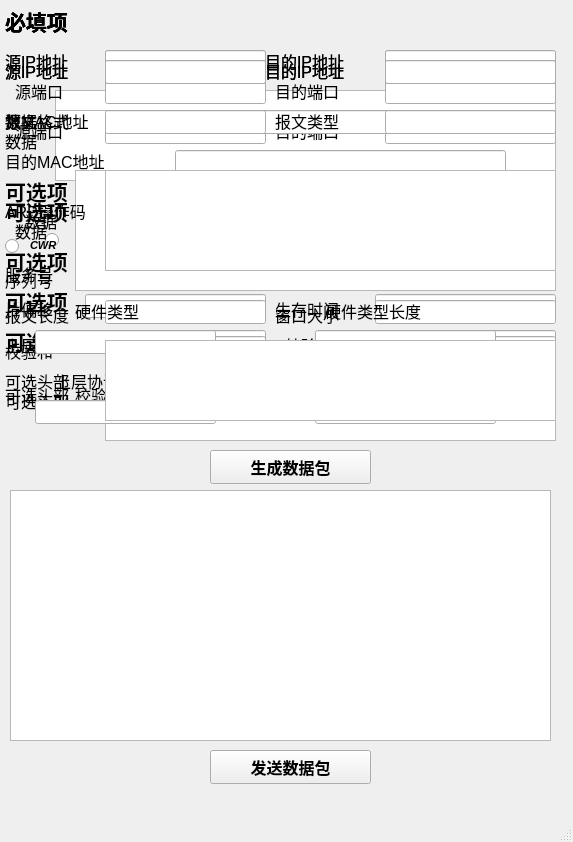
<?xml version="1.0" encoding="UTF-8"?>
<ui version="4.0">
 <class>MainWindow</class>
 <widget class="QMainWindow" name="MainWindow">
  <property name="geometry">
   <rect>
    <x>0</x>
    <y>0</y>
    <width>573</width>
    <height>842</height>
   </rect>
  </property>
  <property name="windowTitle">
   <string>MainWindow</string>
  </property>
  <widget class="QWidget" name="centralwidget">
   <widget class="QPushButton" name="generate">
    <property name="geometry">
     <rect>
      <x>210</x>
      <y>450</y>
      <width>161</width>
      <height>34</height>
     </rect>
    </property>
    <property name="font">
     <font>
      <family>Arial</family>
      <pointsize>12</pointsize>
      <weight>75</weight>
      <bold>true</bold>
     </font>
    </property>
    <property name="text">
     <string>生成数据包</string>
    </property>
   </widget>
   <widget class="QTextEdit" name="display">
    <property name="geometry">
     <rect>
      <x>10</x>
      <y>490</y>
      <width>541</width>
      <height>251</height>
     </rect>
    </property>
   </widget>
   <widget class="QPushButton" name="send">
    <property name="geometry">
     <rect>
      <x>210</x>
      <y>750</y>
      <width>161</width>
      <height>34</height>
     </rect>
    </property>
    <property name="font">
     <font>
      <family>Arial</family>
      <pointsize>12</pointsize>
      <weight>75</weight>
      <bold>true</bold>
     </font>
    </property>
    <property name="text">
     <string>发送数据包</string>
    </property>
   </widget>
   <widget class="QWidget" name="IP" native="true">
    <property name="enabled">
     <bool>true</bool>
    </property>
    <property name="geometry">
     <rect>
      <x>5</x>
      <y>-10</y>
      <width>561</width>
      <height>461</height>
     </rect>
    </property>
    <widget class="QLabel" name="label_30">
     <property name="geometry">
      <rect>
       <x>0</x>
       <y>10</y>
       <width>111</width>
       <height>41</height>
      </rect>
     </property>
     <property name="font">
      <font>
       <family>Arial Black</family>
       <pointsize>16</pointsize>
       <weight>75</weight>
       <bold>true</bold>
      </font>
     </property>
     <property name="text">
      <string>必填项</string>
     </property>
    </widget>
    <widget class="QLabel" name="label_1">
     <property name="geometry">
      <rect>
       <x>0</x>
       <y>50</y>
       <width>101</width>
       <height>41</height>
      </rect>
     </property>
     <property name="font">
      <font>
       <family>Arial</family>
       <pointsize>12</pointsize>
       <weight>50</weight>
       <bold>false</bold>
      </font>
     </property>
     <property name="text">
      <string>源IP地址</string>
     </property>
    </widget>
    <widget class="QLabel" name="label_3">
     <property name="geometry">
      <rect>
       <x>260</x>
       <y>50</y>
       <width>121</width>
       <height>41</height>
      </rect>
     </property>
     <property name="font">
      <font>
       <family>Arial</family>
       <pointsize>12</pointsize>
       <weight>50</weight>
       <bold>false</bold>
      </font>
     </property>
     <property name="text">
      <string>目的IP地址</string>
     </property>
    </widget>
    <widget class="QLineEdit" name="IPsrcIP">
     <property name="geometry">
      <rect>
       <x>100</x>
       <y>60</y>
       <width>161</width>
       <height>24</height>
      </rect>
     </property>
    </widget>
    <widget class="QLineEdit" name="IPdstIP">
     <property name="geometry">
      <rect>
       <x>380</x>
       <y>60</y>
       <width>171</width>
       <height>24</height>
      </rect>
     </property>
    </widget>
    <widget class="QTextEdit" name="IPdata">
     <property name="geometry">
      <rect>
       <x>50</x>
       <y>100</y>
       <width>501</width>
       <height>71</height>
      </rect>
     </property>
    </widget>
    <widget class="QLabel" name="label_4">
     <property name="geometry">
      <rect>
       <x>0</x>
       <y>110</y>
       <width>51</width>
       <height>41</height>
      </rect>
     </property>
     <property name="font">
      <font>
       <family>Arial</family>
       <pointsize>12</pointsize>
       <weight>50</weight>
       <bold>false</bold>
      </font>
     </property>
     <property name="text">
      <string>数据</string>
     </property>
    </widget>
    <widget class="QLabel" name="label_5">
     <property name="geometry">
      <rect>
       <x>0</x>
       <y>180</y>
       <width>111</width>
       <height>41</height>
      </rect>
     </property>
     <property name="font">
      <font>
       <family>Arial Black</family>
       <pointsize>16</pointsize>
       <weight>75</weight>
       <bold>true</bold>
      </font>
     </property>
     <property name="text">
      <string>可选项</string>
     </property>
    </widget>
    <widget class="QRadioButton" name="IPmf">
     <property name="geometry">
      <rect>
       <x>40</x>
       <y>239</y>
       <width>21</width>
       <height>22</height>
      </rect>
     </property>
     <property name="text">
      <string/>
     </property>
     <property name="autoExclusive">
      <bool>false</bool>
     </property>
    </widget>
    <widget class="QLabel" name="label_6">
     <property name="geometry">
      <rect>
       <x>70</x>
       <y>229</y>
       <width>31</width>
       <height>41</height>
      </rect>
     </property>
     <property name="font">
      <font>
       <family>Arial</family>
       <pointsize>12</pointsize>
       <weight>50</weight>
       <bold>false</bold>
      </font>
     </property>
     <property name="text">
      <string>MF</string>
     </property>
    </widget>
    <widget class="QLabel" name="label_7">
     <property name="geometry">
      <rect>
       <x>160</x>
       <y>229</y>
       <width>31</width>
       <height>41</height>
      </rect>
     </property>
     <property name="font">
      <font>
       <family>Arial</family>
       <pointsize>12</pointsize>
       <weight>50</weight>
       <bold>false</bold>
      </font>
     </property>
     <property name="text">
      <string>DF</string>
     </property>
    </widget>
    <widget class="QRadioButton" name="IPdf">
     <property name="geometry">
      <rect>
       <x>130</x>
       <y>239</y>
       <width>21</width>
       <height>22</height>
      </rect>
     </property>
     <property name="text">
      <string/>
     </property>
     <property name="autoExclusive">
      <bool>false</bool>
     </property>
    </widget>
    <widget class="QLineEdit" name="IPversion">
     <property name="geometry">
      <rect>
       <x>370</x>
       <y>234</y>
       <width>181</width>
       <height>24</height>
      </rect>
     </property>
    </widget>
    <widget class="QLabel" name="label_8">
     <property name="geometry">
      <rect>
       <x>280</x>
       <y>229</y>
       <width>81</width>
       <height>41</height>
      </rect>
     </property>
     <property name="font">
      <font>
       <family>Arial</family>
       <pointsize>12</pointsize>
       <weight>50</weight>
       <bold>false</bold>
      </font>
     </property>
     <property name="text">
      <string>版本号</string>
     </property>
    </widget>
    <widget class="QLineEdit" name="IPsvctype">
     <property name="geometry">
      <rect>
       <x>80</x>
       <y>269</y>
       <width>181</width>
       <height>24</height>
      </rect>
     </property>
     <property name="text">
      <string/>
     </property>
    </widget>
    <widget class="QLabel" name="label_9">
     <property name="geometry">
      <rect>
       <x>0</x>
       <y>263</y>
       <width>81</width>
       <height>41</height>
      </rect>
     </property>
     <property name="font">
      <font>
       <family>Arial</family>
       <pointsize>12</pointsize>
       <weight>50</weight>
       <bold>false</bold>
      </font>
     </property>
     <property name="text">
      <string>服务号</string>
     </property>
    </widget>
    <widget class="QLineEdit" name="IPidentity">
     <property name="geometry">
      <rect>
       <x>370</x>
       <y>269</y>
       <width>181</width>
       <height>24</height>
      </rect>
     </property>
    </widget>
    <widget class="QLabel" name="label_10">
     <property name="geometry">
      <rect>
       <x>290</x>
       <y>263</y>
       <width>71</width>
       <height>41</height>
      </rect>
     </property>
     <property name="font">
      <font>
       <family>Arial</family>
       <pointsize>12</pointsize>
       <weight>50</weight>
       <bold>false</bold>
      </font>
     </property>
     <property name="text">
      <string>标识</string>
     </property>
    </widget>
    <widget class="QLineEdit" name="IPttl">
     <property name="geometry">
      <rect>
       <x>370</x>
       <y>304</y>
       <width>181</width>
       <height>24</height>
      </rect>
     </property>
    </widget>
    <widget class="QLabel" name="label_21">
     <property name="geometry">
      <rect>
       <x>0</x>
       <y>298</y>
       <width>101</width>
       <height>41</height>
      </rect>
     </property>
     <property name="font">
      <font>
       <family>Arial</family>
       <pointsize>12</pointsize>
       <weight>50</weight>
       <bold>false</bold>
      </font>
     </property>
     <property name="text">
      <string>片偏移</string>
     </property>
    </widget>
    <widget class="QLabel" name="label_22">
     <property name="geometry">
      <rect>
       <x>270</x>
       <y>298</y>
       <width>101</width>
       <height>41</height>
      </rect>
     </property>
     <property name="font">
      <font>
       <family>Arial</family>
       <pointsize>12</pointsize>
       <weight>50</weight>
       <bold>false</bold>
      </font>
     </property>
     <property name="text">
      <string>生存时间</string>
     </property>
    </widget>
    <widget class="QLineEdit" name="IPfgoffset">
     <property name="geometry">
      <rect>
       <x>80</x>
       <y>304</y>
       <width>181</width>
       <height>24</height>
      </rect>
     </property>
     <property name="text">
      <string/>
     </property>
    </widget>
    <widget class="QLineEdit" name="IPchecksum">
     <property name="geometry">
      <rect>
       <x>370</x>
       <y>340</y>
       <width>181</width>
       <height>24</height>
      </rect>
     </property>
    </widget>
    <widget class="QLineEdit" name="IPprotocol">
     <property name="geometry">
      <rect>
       <x>100</x>
       <y>340</y>
       <width>161</width>
       <height>24</height>
      </rect>
     </property>
     <property name="text">
      <string/>
     </property>
    </widget>
    <widget class="QLabel" name="label_23">
     <property name="geometry">
      <rect>
       <x>0</x>
       <y>334</y>
       <width>101</width>
       <height>41</height>
      </rect>
     </property>
     <property name="font">
      <font>
       <family>Arial</family>
       <pointsize>12</pointsize>
       <weight>50</weight>
       <bold>false</bold>
      </font>
     </property>
     <property name="text">
      <string>上层协议</string>
     </property>
    </widget>
    <widget class="QLabel" name="label_24">
     <property name="geometry">
      <rect>
       <x>280</x>
       <y>334</y>
       <width>71</width>
       <height>41</height>
      </rect>
     </property>
     <property name="font">
      <font>
       <family>Arial</family>
       <pointsize>12</pointsize>
       <weight>50</weight>
       <bold>false</bold>
      </font>
     </property>
     <property name="text">
      <string>校验和</string>
     </property>
    </widget>
    <widget class="QLabel" name="label_25">
     <property name="geometry">
      <rect>
       <x>0</x>
       <y>384</y>
       <width>101</width>
       <height>41</height>
      </rect>
     </property>
     <property name="font">
      <font>
       <family>Arial</family>
       <pointsize>12</pointsize>
       <weight>50</weight>
       <bold>false</bold>
      </font>
     </property>
     <property name="text">
      <string>可选头部</string>
     </property>
    </widget>
    <widget class="QTextEdit" name="IPopt">
     <property name="geometry">
      <rect>
       <x>100</x>
       <y>374</y>
       <width>451</width>
       <height>71</height>
      </rect>
     </property>
    </widget>
   </widget>
   <widget class="QWidget" name="TCP" native="true">
    <property name="geometry">
     <rect>
      <x>5</x>
      <y>-10</y>
      <width>561</width>
      <height>461</height>
     </rect>
    </property>
    <widget class="QLabel" name="label_26">
     <property name="geometry">
      <rect>
       <x>0</x>
       <y>10</y>
       <width>111</width>
       <height>41</height>
      </rect>
     </property>
     <property name="font">
      <font>
       <family>Arial Black</family>
       <pointsize>16</pointsize>
       <weight>75</weight>
       <bold>true</bold>
      </font>
     </property>
     <property name="text">
      <string>必填项</string>
     </property>
    </widget>
    <widget class="QLabel" name="label_27">
     <property name="geometry">
      <rect>
       <x>0</x>
       <y>50</y>
       <width>101</width>
       <height>41</height>
      </rect>
     </property>
     <property name="font">
      <font>
       <family>Arial</family>
       <pointsize>12</pointsize>
       <weight>50</weight>
       <bold>false</bold>
      </font>
     </property>
     <property name="text">
      <string>源IP地址</string>
     </property>
    </widget>
    <widget class="QLabel" name="label_28">
     <property name="geometry">
      <rect>
       <x>260</x>
       <y>50</y>
       <width>121</width>
       <height>41</height>
      </rect>
     </property>
     <property name="font">
      <font>
       <family>Arial</family>
       <pointsize>12</pointsize>
       <weight>50</weight>
       <bold>false</bold>
      </font>
     </property>
     <property name="text">
      <string>目的IP地址</string>
     </property>
    </widget>
    <widget class="QLineEdit" name="TCPsrcIP">
     <property name="geometry">
      <rect>
       <x>100</x>
       <y>60</y>
       <width>161</width>
       <height>24</height>
      </rect>
     </property>
    </widget>
    <widget class="QLineEdit" name="TCPdstIP">
     <property name="geometry">
      <rect>
       <x>380</x>
       <y>60</y>
       <width>171</width>
       <height>24</height>
      </rect>
     </property>
    </widget>
    <widget class="QTextEdit" name="TCPdata">
     <property name="geometry">
      <rect>
       <x>50</x>
       <y>120</y>
       <width>501</width>
       <height>71</height>
      </rect>
     </property>
    </widget>
    <widget class="QLabel" name="label_29">
     <property name="geometry">
      <rect>
       <x>0</x>
       <y>130</y>
       <width>51</width>
       <height>41</height>
      </rect>
     </property>
     <property name="font">
      <font>
       <family>Arial</family>
       <pointsize>12</pointsize>
       <weight>50</weight>
       <bold>false</bold>
      </font>
     </property>
     <property name="text">
      <string>数据</string>
     </property>
    </widget>
    <widget class="QLabel" name="label_31">
     <property name="geometry">
      <rect>
       <x>0</x>
       <y>200</y>
       <width>111</width>
       <height>41</height>
      </rect>
     </property>
     <property name="font">
      <font>
       <family>Arial Black</family>
       <pointsize>16</pointsize>
       <weight>75</weight>
       <bold>true</bold>
      </font>
     </property>
     <property name="text">
      <string>可选项</string>
     </property>
    </widget>
    <widget class="QRadioButton" name="TCPcwr">
     <property name="geometry">
      <rect>
       <x>0</x>
       <y>245</y>
       <width>21</width>
       <height>22</height>
      </rect>
     </property>
     <property name="text">
      <string/>
     </property>
     <property name="autoExclusive">
      <bool>false</bool>
     </property>
    </widget>
    <widget class="QLabel" name="label_32">
     <property name="geometry">
      <rect>
       <x>25</x>
       <y>235</y>
       <width>51</width>
       <height>41</height>
      </rect>
     </property>
     <property name="font">
      <font>
       <family>Arial</family>
       <pointsize>8</pointsize>
       <weight>75</weight>
       <italic>true</italic>
       <bold>true</bold>
      </font>
     </property>
     <property name="text">
      <string>CWR</string>
     </property>
    </widget>
    <widget class="QLabel" name="label_33">
     <property name="geometry">
      <rect>
       <x>95</x>
       <y>235</y>
       <width>41</width>
       <height>41</height>
      </rect>
     </property>
     <property name="font">
      <font>
       <family>Arial</family>
       <pointsize>8</pointsize>
       <weight>75</weight>
       <italic>true</italic>
       <bold>true</bold>
      </font>
     </property>
     <property name="text">
      <string>ECE</string>
     </property>
    </widget>
    <widget class="QRadioButton" name="TCPece">
     <property name="geometry">
      <rect>
       <x>70</x>
       <y>245</y>
       <width>21</width>
       <height>22</height>
      </rect>
     </property>
     <property name="text">
      <string/>
     </property>
     <property name="autoExclusive">
      <bool>false</bool>
     </property>
    </widget>
    <widget class="QLineEdit" name="TCPseqnum">
     <property name="geometry">
      <rect>
       <x>80</x>
       <y>275</y>
       <width>181</width>
       <height>24</height>
      </rect>
     </property>
     <property name="text">
      <string/>
     </property>
    </widget>
    <widget class="QLabel" name="label_34">
     <property name="geometry">
      <rect>
       <x>0</x>
       <y>269</y>
       <width>81</width>
       <height>41</height>
      </rect>
     </property>
     <property name="font">
      <font>
       <family>Arial</family>
       <pointsize>12</pointsize>
       <weight>50</weight>
       <bold>false</bold>
      </font>
     </property>
     <property name="text">
      <string>序列号</string>
     </property>
    </widget>
    <widget class="QLineEdit" name="TCPacknum">
     <property name="geometry">
      <rect>
       <x>370</x>
       <y>275</y>
       <width>181</width>
       <height>24</height>
      </rect>
     </property>
    </widget>
    <widget class="QLabel" name="label_35">
     <property name="geometry">
      <rect>
       <x>290</x>
       <y>269</y>
       <width>71</width>
       <height>41</height>
      </rect>
     </property>
     <property name="font">
      <font>
       <family>Arial</family>
       <pointsize>12</pointsize>
       <weight>50</weight>
       <bold>false</bold>
      </font>
     </property>
     <property name="text">
      <string>确认号</string>
     </property>
    </widget>
    <widget class="QLineEdit" name="TCPwindow">
     <property name="geometry">
      <rect>
       <x>370</x>
       <y>310</y>
       <width>181</width>
       <height>24</height>
      </rect>
     </property>
    </widget>
    <widget class="QLabel" name="label_36">
     <property name="geometry">
      <rect>
       <x>0</x>
       <y>304</y>
       <width>101</width>
       <height>41</height>
      </rect>
     </property>
     <property name="font">
      <font>
       <family>Arial</family>
       <pointsize>12</pointsize>
       <weight>50</weight>
       <bold>false</bold>
      </font>
     </property>
     <property name="text">
      <string>报文长度</string>
     </property>
    </widget>
    <widget class="QLabel" name="label_37">
     <property name="geometry">
      <rect>
       <x>270</x>
       <y>304</y>
       <width>101</width>
       <height>41</height>
      </rect>
     </property>
     <property name="font">
      <font>
       <family>Arial</family>
       <pointsize>12</pointsize>
       <weight>50</weight>
       <bold>false</bold>
      </font>
     </property>
     <property name="text">
      <string>窗口大小</string>
     </property>
    </widget>
    <widget class="QLineEdit" name="TCPoffset">
     <property name="geometry">
      <rect>
       <x>100</x>
       <y>310</y>
       <width>161</width>
       <height>24</height>
      </rect>
     </property>
     <property name="text">
      <string/>
     </property>
    </widget>
    <widget class="QLineEdit" name="TCPurgent">
     <property name="geometry">
      <rect>
       <x>370</x>
       <y>346</y>
       <width>181</width>
       <height>24</height>
      </rect>
     </property>
    </widget>
    <widget class="QLineEdit" name="TCPchecksum">
     <property name="geometry">
      <rect>
       <x>100</x>
       <y>346</y>
       <width>161</width>
       <height>24</height>
      </rect>
     </property>
     <property name="text">
      <string/>
     </property>
    </widget>
    <widget class="QLabel" name="label_38">
     <property name="geometry">
      <rect>
       <x>0</x>
       <y>340</y>
       <width>101</width>
       <height>41</height>
      </rect>
     </property>
     <property name="font">
      <font>
       <family>Arial</family>
       <pointsize>12</pointsize>
       <weight>50</weight>
       <bold>false</bold>
      </font>
     </property>
     <property name="text">
      <string>校验和</string>
     </property>
    </widget>
    <widget class="QLabel" name="label_39">
     <property name="geometry">
      <rect>
       <x>270</x>
       <y>340</y>
       <width>101</width>
       <height>41</height>
      </rect>
     </property>
     <property name="font">
      <font>
       <family>Arial</family>
       <pointsize>12</pointsize>
       <weight>50</weight>
       <bold>false</bold>
      </font>
     </property>
     <property name="text">
      <string>紧急指针</string>
     </property>
    </widget>
    <widget class="QLabel" name="label_40">
     <property name="geometry">
      <rect>
       <x>0</x>
       <y>390</y>
       <width>101</width>
       <height>41</height>
      </rect>
     </property>
     <property name="font">
      <font>
       <family>Arial</family>
       <pointsize>12</pointsize>
       <weight>50</weight>
       <bold>false</bold>
      </font>
     </property>
     <property name="text">
      <string>可选头部</string>
     </property>
    </widget>
    <widget class="QTextEdit" name="TCPopt">
     <property name="geometry">
      <rect>
       <x>100</x>
       <y>380</y>
       <width>451</width>
       <height>71</height>
      </rect>
     </property>
    </widget>
    <widget class="QLineEdit" name="TCPdstport">
     <property name="geometry">
      <rect>
       <x>380</x>
       <y>90</y>
       <width>171</width>
       <height>24</height>
      </rect>
     </property>
    </widget>
    <widget class="QLabel" name="label_71">
     <property name="geometry">
      <rect>
       <x>270</x>
       <y>80</y>
       <width>101</width>
       <height>41</height>
      </rect>
     </property>
     <property name="font">
      <font>
       <family>Arial</family>
       <pointsize>12</pointsize>
       <weight>50</weight>
       <bold>false</bold>
      </font>
     </property>
     <property name="text">
      <string>目的端口</string>
     </property>
    </widget>
    <widget class="QLabel" name="label_72">
     <property name="geometry">
      <rect>
       <x>10</x>
       <y>80</y>
       <width>71</width>
       <height>41</height>
      </rect>
     </property>
     <property name="font">
      <font>
       <family>Arial</family>
       <pointsize>12</pointsize>
       <weight>50</weight>
       <bold>false</bold>
      </font>
     </property>
     <property name="text">
      <string>源端口</string>
     </property>
    </widget>
    <widget class="QLineEdit" name="TCPsrcport">
     <property name="geometry">
      <rect>
       <x>100</x>
       <y>90</y>
       <width>161</width>
       <height>24</height>
      </rect>
     </property>
    </widget>
    <widget class="QRadioButton" name="TCPack">
     <property name="geometry">
      <rect>
       <x>210</x>
       <y>245</y>
       <width>21</width>
       <height>22</height>
      </rect>
     </property>
     <property name="text">
      <string/>
     </property>
     <property name="autoExclusive">
      <bool>false</bool>
     </property>
    </widget>
    <widget class="QLabel" name="label_73">
     <property name="geometry">
      <rect>
       <x>235</x>
       <y>235</y>
       <width>41</width>
       <height>41</height>
      </rect>
     </property>
     <property name="font">
      <font>
       <family>Arial</family>
       <pointsize>8</pointsize>
       <weight>75</weight>
       <italic>true</italic>
       <bold>true</bold>
      </font>
     </property>
     <property name="text">
      <string>ACK</string>
     </property>
    </widget>
    <widget class="QRadioButton" name="TCPurg">
     <property name="geometry">
      <rect>
       <x>140</x>
       <y>245</y>
       <width>21</width>
       <height>22</height>
      </rect>
     </property>
     <property name="text">
      <string/>
     </property>
     <property name="autoExclusive">
      <bool>false</bool>
     </property>
    </widget>
    <widget class="QLabel" name="label_74">
     <property name="geometry">
      <rect>
       <x>165</x>
       <y>235</y>
       <width>41</width>
       <height>41</height>
      </rect>
     </property>
     <property name="font">
      <font>
       <family>Arial</family>
       <pointsize>8</pointsize>
       <weight>75</weight>
       <italic>true</italic>
       <bold>true</bold>
      </font>
     </property>
     <property name="text">
      <string>URG</string>
     </property>
    </widget>
    <widget class="QRadioButton" name="TCPfin">
     <property name="geometry">
      <rect>
       <x>490</x>
       <y>245</y>
       <width>21</width>
       <height>22</height>
      </rect>
     </property>
     <property name="text">
      <string/>
     </property>
     <property name="autoExclusive">
      <bool>false</bool>
     </property>
    </widget>
    <widget class="QRadioButton" name="TCPrst">
     <property name="geometry">
      <rect>
       <x>350</x>
       <y>245</y>
       <width>21</width>
       <height>22</height>
      </rect>
     </property>
     <property name="text">
      <string/>
     </property>
     <property name="autoExclusive">
      <bool>false</bool>
     </property>
    </widget>
    <widget class="QRadioButton" name="TCPsyn">
     <property name="geometry">
      <rect>
       <x>420</x>
       <y>245</y>
       <width>21</width>
       <height>22</height>
      </rect>
     </property>
     <property name="text">
      <string/>
     </property>
     <property name="autoExclusive">
      <bool>false</bool>
     </property>
    </widget>
    <widget class="QLabel" name="label_75">
     <property name="geometry">
      <rect>
       <x>515</x>
       <y>235</y>
       <width>41</width>
       <height>41</height>
      </rect>
     </property>
     <property name="font">
      <font>
       <family>Arial</family>
       <pointsize>8</pointsize>
       <weight>75</weight>
       <italic>true</italic>
       <bold>true</bold>
      </font>
     </property>
     <property name="text">
      <string>FIN</string>
     </property>
    </widget>
    <widget class="QLabel" name="label_76">
     <property name="geometry">
      <rect>
       <x>445</x>
       <y>235</y>
       <width>41</width>
       <height>41</height>
      </rect>
     </property>
     <property name="font">
      <font>
       <family>Arial</family>
       <pointsize>8</pointsize>
       <weight>75</weight>
       <italic>true</italic>
       <bold>true</bold>
      </font>
     </property>
     <property name="text">
      <string>SYN</string>
     </property>
    </widget>
    <widget class="QLabel" name="label_41">
     <property name="geometry">
      <rect>
       <x>375</x>
       <y>235</y>
       <width>41</width>
       <height>41</height>
      </rect>
     </property>
     <property name="font">
      <font>
       <family>Arial</family>
       <pointsize>8</pointsize>
       <weight>75</weight>
       <italic>true</italic>
       <bold>true</bold>
      </font>
     </property>
     <property name="text">
      <string>RST</string>
     </property>
    </widget>
    <widget class="QRadioButton" name="TCPpsh">
     <property name="geometry">
      <rect>
       <x>280</x>
       <y>245</y>
       <width>21</width>
       <height>22</height>
      </rect>
     </property>
     <property name="text">
      <string/>
     </property>
     <property name="autoExclusive">
      <bool>false</bool>
     </property>
    </widget>
    <widget class="QLabel" name="label_77">
     <property name="geometry">
      <rect>
       <x>305</x>
       <y>235</y>
       <width>41</width>
       <height>41</height>
      </rect>
     </property>
     <property name="font">
      <font>
       <family>Arial</family>
       <pointsize>8</pointsize>
       <weight>75</weight>
       <italic>true</italic>
       <bold>true</bold>
      </font>
     </property>
     <property name="text">
      <string>PSH</string>
     </property>
    </widget>
   </widget>
   <widget class="QWidget" name="UDP" native="true">
    <property name="geometry">
     <rect>
      <x>5</x>
      <y>-10</y>
      <width>561</width>
      <height>461</height>
     </rect>
    </property>
    <widget class="QLabel" name="label_112">
     <property name="geometry">
      <rect>
       <x>0</x>
       <y>10</y>
       <width>111</width>
       <height>41</height>
      </rect>
     </property>
     <property name="font">
      <font>
       <family>Arial Black</family>
       <pointsize>16</pointsize>
       <weight>75</weight>
       <bold>true</bold>
      </font>
     </property>
     <property name="text">
      <string>必填项</string>
     </property>
    </widget>
    <widget class="QLabel" name="label_113">
     <property name="geometry">
      <rect>
       <x>0</x>
       <y>60</y>
       <width>101</width>
       <height>41</height>
      </rect>
     </property>
     <property name="font">
      <font>
       <family>Arial</family>
       <pointsize>12</pointsize>
       <weight>50</weight>
       <bold>false</bold>
      </font>
     </property>
     <property name="text">
      <string>源IP地址</string>
     </property>
    </widget>
    <widget class="QLabel" name="label_114">
     <property name="geometry">
      <rect>
       <x>260</x>
       <y>60</y>
       <width>121</width>
       <height>41</height>
      </rect>
     </property>
     <property name="font">
      <font>
       <family>Arial</family>
       <pointsize>12</pointsize>
       <weight>50</weight>
       <bold>false</bold>
      </font>
     </property>
     <property name="text">
      <string>目的IP地址</string>
     </property>
    </widget>
    <widget class="QLineEdit" name="UDPsrcIP">
     <property name="geometry">
      <rect>
       <x>100</x>
       <y>70</y>
       <width>161</width>
       <height>24</height>
      </rect>
     </property>
    </widget>
    <widget class="QLineEdit" name="UDPdstIP">
     <property name="geometry">
      <rect>
       <x>380</x>
       <y>70</y>
       <width>171</width>
       <height>24</height>
      </rect>
     </property>
    </widget>
    <widget class="QTextEdit" name="UDPdata">
     <property name="geometry">
      <rect>
       <x>70</x>
       <y>180</y>
       <width>481</width>
       <height>121</height>
      </rect>
     </property>
    </widget>
    <widget class="QLabel" name="label_115">
     <property name="geometry">
      <rect>
       <x>10</x>
       <y>220</y>
       <width>51</width>
       <height>41</height>
      </rect>
     </property>
     <property name="font">
      <font>
       <family>Arial</family>
       <pointsize>12</pointsize>
       <weight>50</weight>
       <bold>false</bold>
      </font>
     </property>
     <property name="text">
      <string>数据</string>
     </property>
    </widget>
    <widget class="QLabel" name="label_116">
     <property name="geometry">
      <rect>
       <x>0</x>
       <y>330</y>
       <width>111</width>
       <height>41</height>
      </rect>
     </property>
     <property name="font">
      <font>
       <family>Arial Black</family>
       <pointsize>16</pointsize>
       <weight>75</weight>
       <bold>true</bold>
      </font>
     </property>
     <property name="text">
      <string>可选项</string>
     </property>
    </widget>
    <widget class="QLineEdit" name="UDPchecksum">
     <property name="geometry">
      <rect>
       <x>180</x>
       <y>390</y>
       <width>271</width>
       <height>24</height>
      </rect>
     </property>
     <property name="text">
      <string/>
     </property>
    </widget>
    <widget class="QLabel" name="label_123">
     <property name="geometry">
      <rect>
       <x>70</x>
       <y>384</y>
       <width>101</width>
       <height>41</height>
      </rect>
     </property>
     <property name="font">
      <font>
       <family>Arial</family>
       <pointsize>12</pointsize>
       <weight>50</weight>
       <bold>false</bold>
      </font>
     </property>
     <property name="text">
      <string>校验和</string>
     </property>
    </widget>
    <widget class="QLineEdit" name="UDPdstport">
     <property name="geometry">
      <rect>
       <x>380</x>
       <y>130</y>
       <width>171</width>
       <height>24</height>
      </rect>
     </property>
    </widget>
    <widget class="QLabel" name="label_126">
     <property name="geometry">
      <rect>
       <x>270</x>
       <y>120</y>
       <width>101</width>
       <height>41</height>
      </rect>
     </property>
     <property name="font">
      <font>
       <family>Arial</family>
       <pointsize>12</pointsize>
       <weight>50</weight>
       <bold>false</bold>
      </font>
     </property>
     <property name="text">
      <string>目的端口</string>
     </property>
    </widget>
    <widget class="QLabel" name="label_127">
     <property name="geometry">
      <rect>
       <x>10</x>
       <y>120</y>
       <width>71</width>
       <height>41</height>
      </rect>
     </property>
     <property name="font">
      <font>
       <family>Arial</family>
       <pointsize>12</pointsize>
       <weight>50</weight>
       <bold>false</bold>
      </font>
     </property>
     <property name="text">
      <string>源端口</string>
     </property>
    </widget>
    <widget class="QLineEdit" name="UDPsrcport">
     <property name="geometry">
      <rect>
       <x>100</x>
       <y>130</y>
       <width>161</width>
       <height>24</height>
      </rect>
     </property>
    </widget>
   </widget>
   <widget class="QWidget" name="ARP" native="true">
    <property name="geometry">
     <rect>
      <x>5</x>
      <y>-10</y>
      <width>561</width>
      <height>461</height>
     </rect>
    </property>
    <widget class="QLabel" name="label_158">
     <property name="geometry">
      <rect>
       <x>0</x>
       <y>10</y>
       <width>111</width>
       <height>41</height>
      </rect>
     </property>
     <property name="font">
      <font>
       <family>Arial Black</family>
       <pointsize>16</pointsize>
       <weight>75</weight>
       <bold>true</bold>
      </font>
     </property>
     <property name="text">
      <string>必填项</string>
     </property>
    </widget>
    <widget class="QLabel" name="label_159">
     <property name="geometry">
      <rect>
       <x>0</x>
       <y>60</y>
       <width>101</width>
       <height>41</height>
      </rect>
     </property>
     <property name="font">
      <font>
       <family>Arial</family>
       <pointsize>12</pointsize>
       <weight>50</weight>
       <bold>false</bold>
      </font>
     </property>
     <property name="text">
      <string>源IP地址</string>
     </property>
    </widget>
    <widget class="QLabel" name="label_160">
     <property name="geometry">
      <rect>
       <x>260</x>
       <y>60</y>
       <width>121</width>
       <height>41</height>
      </rect>
     </property>
     <property name="font">
      <font>
       <family>Arial</family>
       <pointsize>12</pointsize>
       <weight>50</weight>
       <bold>false</bold>
      </font>
     </property>
     <property name="text">
      <string>目的IP地址</string>
     </property>
    </widget>
    <widget class="QLineEdit" name="ARPsrcIP">
     <property name="geometry">
      <rect>
       <x>100</x>
       <y>70</y>
       <width>161</width>
       <height>24</height>
      </rect>
     </property>
    </widget>
    <widget class="QLineEdit" name="ARPdstIP">
     <property name="geometry">
      <rect>
       <x>380</x>
       <y>70</y>
       <width>171</width>
       <height>24</height>
      </rect>
     </property>
    </widget>
    <widget class="QLabel" name="label_162">
     <property name="geometry">
      <rect>
       <x>0</x>
       <y>250</y>
       <width>111</width>
       <height>41</height>
      </rect>
     </property>
     <property name="font">
      <font>
       <family>Arial Black</family>
       <pointsize>16</pointsize>
       <weight>75</weight>
       <bold>true</bold>
      </font>
     </property>
     <property name="text">
      <string>可选项</string>
     </property>
    </widget>
    <widget class="QLineEdit" name="ARPhardtype">
     <property name="geometry">
      <rect>
       <x>30</x>
       <y>340</y>
       <width>181</width>
       <height>24</height>
      </rect>
     </property>
     <property name="text">
      <string/>
     </property>
    </widget>
    <widget class="QLabel" name="label_165">
     <property name="geometry">
      <rect>
       <x>70</x>
       <y>300</y>
       <width>111</width>
       <height>41</height>
      </rect>
     </property>
     <property name="font">
      <font>
       <family>Arial</family>
       <pointsize>12</pointsize>
       <weight>50</weight>
       <bold>false</bold>
      </font>
     </property>
     <property name="text">
      <string>硬件类型</string>
     </property>
    </widget>
    <widget class="QLineEdit" name="ARPhardsize">
     <property name="geometry">
      <rect>
       <x>310</x>
       <y>340</y>
       <width>181</width>
       <height>24</height>
      </rect>
     </property>
    </widget>
    <widget class="QLabel" name="label_166">
     <property name="geometry">
      <rect>
       <x>320</x>
       <y>300</y>
       <width>161</width>
       <height>41</height>
      </rect>
     </property>
     <property name="font">
      <font>
       <family>Arial</family>
       <pointsize>12</pointsize>
       <weight>50</weight>
       <bold>false</bold>
      </font>
     </property>
     <property name="text">
      <string>硬件类型长度</string>
     </property>
    </widget>
    <widget class="QLineEdit" name="ARPprotocolsize">
     <property name="geometry">
      <rect>
       <x>310</x>
       <y>410</y>
       <width>181</width>
       <height>24</height>
      </rect>
     </property>
    </widget>
    <widget class="QLabel" name="label_167">
     <property name="geometry">
      <rect>
       <x>50</x>
       <y>370</y>
       <width>161</width>
       <height>41</height>
      </rect>
     </property>
     <property name="font">
      <font>
       <family>Arial</family>
       <pointsize>12</pointsize>
       <weight>50</weight>
       <bold>false</bold>
      </font>
     </property>
     <property name="text">
      <string>上层协议类型</string>
     </property>
    </widget>
    <widget class="QLabel" name="label_168">
     <property name="geometry">
      <rect>
       <x>310</x>
       <y>370</y>
       <width>201</width>
       <height>41</height>
      </rect>
     </property>
     <property name="font">
      <font>
       <family>Arial</family>
       <pointsize>12</pointsize>
       <weight>50</weight>
       <bold>false</bold>
      </font>
     </property>
     <property name="text">
      <string>上层协议类型长度</string>
     </property>
    </widget>
    <widget class="QLineEdit" name="ARPprotocoltype">
     <property name="geometry">
      <rect>
       <x>30</x>
       <y>410</y>
       <width>181</width>
       <height>24</height>
      </rect>
     </property>
     <property name="text">
      <string/>
     </property>
    </widget>
    <widget class="QLineEdit" name="ARPdstmac">
     <property name="geometry">
      <rect>
       <x>170</x>
       <y>160</y>
       <width>331</width>
       <height>24</height>
      </rect>
     </property>
    </widget>
    <widget class="QLabel" name="label_172">
     <property name="geometry">
      <rect>
       <x>0</x>
       <y>150</y>
       <width>161</width>
       <height>41</height>
      </rect>
     </property>
     <property name="font">
      <font>
       <family>Arial</family>
       <pointsize>12</pointsize>
       <weight>50</weight>
       <bold>false</bold>
      </font>
     </property>
     <property name="text">
      <string>目的MAC地址</string>
     </property>
    </widget>
    <widget class="QLabel" name="label_173">
     <property name="geometry">
      <rect>
       <x>0</x>
       <y>110</y>
       <width>141</width>
       <height>41</height>
      </rect>
     </property>
     <property name="font">
      <font>
       <family>Arial</family>
       <pointsize>12</pointsize>
       <weight>50</weight>
       <bold>false</bold>
      </font>
     </property>
     <property name="text">
      <string>源MAC地址</string>
     </property>
    </widget>
    <widget class="QLineEdit" name="ARPsrcmac">
     <property name="geometry">
      <rect>
       <x>170</x>
       <y>120</y>
       <width>331</width>
       <height>24</height>
      </rect>
     </property>
    </widget>
    <widget class="QLineEdit" name="ARPmode">
     <property name="geometry">
      <rect>
       <x>140</x>
       <y>210</y>
       <width>101</width>
       <height>24</height>
      </rect>
     </property>
    </widget>
    <widget class="QLabel" name="label_171">
     <property name="geometry">
      <rect>
       <x>0</x>
       <y>200</y>
       <width>131</width>
       <height>41</height>
      </rect>
     </property>
     <property name="font">
      <font>
       <family>Arial</family>
       <pointsize>12</pointsize>
       <weight>50</weight>
       <bold>false</bold>
      </font>
     </property>
     <property name="text">
      <string>ARP操作码</string>
     </property>
    </widget>
   </widget>
   <widget class="QWidget" name="ICMP" native="true">
    <property name="geometry">
     <rect>
      <x>5</x>
      <y>-10</y>
      <width>561</width>
      <height>461</height>
     </rect>
    </property>
    <widget class="QLabel" name="label_42">
     <property name="geometry">
      <rect>
       <x>0</x>
       <y>10</y>
       <width>111</width>
       <height>41</height>
      </rect>
     </property>
     <property name="font">
      <font>
       <family>Arial Black</family>
       <pointsize>16</pointsize>
       <weight>75</weight>
       <bold>true</bold>
      </font>
     </property>
     <property name="text">
      <string>必填项</string>
     </property>
    </widget>
    <widget class="QLabel" name="label_43">
     <property name="geometry">
      <rect>
       <x>0</x>
       <y>60</y>
       <width>101</width>
       <height>41</height>
      </rect>
     </property>
     <property name="font">
      <font>
       <family>Arial</family>
       <pointsize>12</pointsize>
       <weight>50</weight>
       <bold>false</bold>
      </font>
     </property>
     <property name="text">
      <string>源IP地址</string>
     </property>
    </widget>
    <widget class="QLabel" name="label_44">
     <property name="geometry">
      <rect>
       <x>260</x>
       <y>60</y>
       <width>121</width>
       <height>41</height>
      </rect>
     </property>
     <property name="font">
      <font>
       <family>Arial</family>
       <pointsize>12</pointsize>
       <weight>50</weight>
       <bold>false</bold>
      </font>
     </property>
     <property name="text">
      <string>目的IP地址</string>
     </property>
    </widget>
    <widget class="QLineEdit" name="ICMPsrcIP">
     <property name="geometry">
      <rect>
       <x>100</x>
       <y>70</y>
       <width>161</width>
       <height>24</height>
      </rect>
     </property>
    </widget>
    <widget class="QLineEdit" name="ICMPdstIP">
     <property name="geometry">
      <rect>
       <x>380</x>
       <y>70</y>
       <width>171</width>
       <height>24</height>
      </rect>
     </property>
    </widget>
    <widget class="QTextEdit" name="ICMPdata">
     <property name="geometry">
      <rect>
       <x>100</x>
       <y>180</y>
       <width>451</width>
       <height>101</height>
      </rect>
     </property>
    </widget>
    <widget class="QLabel" name="label_45">
     <property name="geometry">
      <rect>
       <x>20</x>
       <y>210</y>
       <width>51</width>
       <height>41</height>
      </rect>
     </property>
     <property name="font">
      <font>
       <family>Arial</family>
       <pointsize>12</pointsize>
       <weight>50</weight>
       <bold>false</bold>
      </font>
     </property>
     <property name="text">
      <string>数据</string>
     </property>
    </widget>
    <widget class="QLabel" name="label_46">
     <property name="geometry">
      <rect>
       <x>0</x>
       <y>290</y>
       <width>111</width>
       <height>41</height>
      </rect>
     </property>
     <property name="font">
      <font>
       <family>Arial Black</family>
       <pointsize>16</pointsize>
       <weight>75</weight>
       <bold>true</bold>
      </font>
     </property>
     <property name="text">
      <string>可选项</string>
     </property>
    </widget>
    <widget class="QLabel" name="label_47">
     <property name="geometry">
      <rect>
       <x>0</x>
       <y>370</y>
       <width>101</width>
       <height>41</height>
      </rect>
     </property>
     <property name="font">
      <font>
       <family>Arial</family>
       <pointsize>12</pointsize>
       <weight>50</weight>
       <bold>false</bold>
      </font>
     </property>
     <property name="text">
      <string>可选头部</string>
     </property>
    </widget>
    <widget class="QTextEdit" name="ICMPextrahead">
     <property name="geometry">
      <rect>
       <x>100</x>
       <y>350</y>
       <width>451</width>
       <height>81</height>
      </rect>
     </property>
    </widget>
    <widget class="QLineEdit" name="ICMPcode">
     <property name="geometry">
      <rect>
       <x>380</x>
       <y>120</y>
       <width>171</width>
       <height>24</height>
      </rect>
     </property>
    </widget>
    <widget class="QLabel" name="label_78">
     <property name="geometry">
      <rect>
       <x>270</x>
       <y>110</y>
       <width>101</width>
       <height>41</height>
      </rect>
     </property>
     <property name="font">
      <font>
       <family>Arial</family>
       <pointsize>12</pointsize>
       <weight>50</weight>
       <bold>false</bold>
      </font>
     </property>
     <property name="text">
      <string>报文类型</string>
     </property>
    </widget>
    <widget class="QLabel" name="label_79">
     <property name="geometry">
      <rect>
       <x>0</x>
       <y>110</y>
       <width>101</width>
       <height>41</height>
      </rect>
     </property>
     <property name="font">
      <font>
       <family>Arial</family>
       <pointsize>12</pointsize>
       <weight>50</weight>
       <bold>false</bold>
      </font>
     </property>
     <property name="text">
      <string>报文格式</string>
     </property>
    </widget>
    <widget class="QLineEdit" name="ICMPtype">
     <property name="geometry">
      <rect>
       <x>100</x>
       <y>120</y>
       <width>161</width>
       <height>24</height>
      </rect>
     </property>
    </widget>
   </widget>
  </widget>
  <widget class="QStatusBar" name="statusbar"/>
  <widget class="QMenuBar" name="menubar">
   <property name="geometry">
    <rect>
     <x>0</x>
     <y>0</y>
     <width>573</width>
     <height>30</height>
    </rect>
   </property>
  </widget>
 </widget>
 <resources/>
 <connections/>
</ui>
